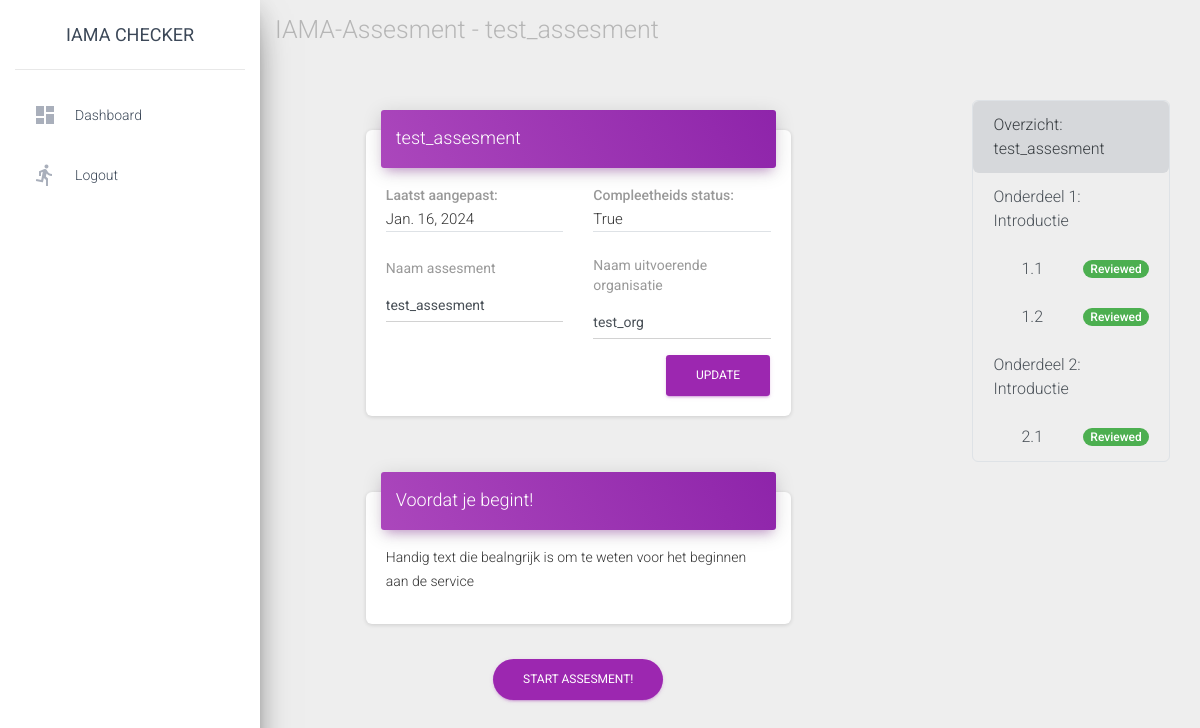
Screenshot of /assesments/14/ (signed in) with the database file from the repository.
### base/models.py (models this page shows, shortened)
class Assesment(models.Model):
    name = models.CharField(max_length=40)# Name of the assesment
    organisation = models.CharField(max_length=50)# Name of the organisation performing the assesment
    complete_status = models.BooleanField(default=False)# Complete when all questions have been answered
    date_last_saved = models.DateField(auto_now=True)# Automatically saves new value when this object is saved
    user = models.ForeignKey(User, on_delete=models.CASCADE, default=user_pk_sentinel)

class Question(models.Model):
    class Jobs():
        _jobs = {
            "DA": "Data scientist",
            "BE": "Bestuur",
            "BG": "Belangen groep",
            "OG": "Opdracht gever",
            "PL": "Project leider",
            "DE": "Domein expert",
            "PB": "Panel van burgers",
            "VB": "Vertegenwoordiger belangengroep",
        }
    question_title = models.CharField(max_length=140, default="Question title")
    question_text = models.TextField()# Content to display
    question_phase = models.IntegerField() # Phase number of the question
    question_number = models.IntegerField() # Question number in the phase
    job_list = models.JSONField(default=list)

### base/views.py (the view)
# urls.py: path("assesments/<int:assesment_id>/", views.detail, name="detail"),
@login_required
def detail(request, assesment_id):
    try:
        assesment = Assesment.objects.get(pk=assesment_id)
    except (KeyError, Assesment.DoesNotExist):
        return render(request, "errors/error.html", {"message": "Assesment bestaat niet!"})
    if request.user.pk != assesment.user.pk:
        return render(request, "errors/error.html", {"message": "Gebruiker heeft geen toegang tot deze assesment!"})
    question_list = request.session.get("questions", create_question_list())
    status_list = get_complete_status(request, assesment)
    index_context_objects = {
        "question_list": question_list,
        "status_list": status_list,
    }
    return render(request, "base/detail.html", {"assesment": assesment, "index_context_objects": index_context_objects})

### base/templatetags/base_extra.py (called while the page is built)
@register.filter()
def key(dict, key):
    return dict[str(key)]

### base/views.py (called while the page is built)
def create_question_list():
    color = [
        "#007bc760",
        "#42145f60",
        "#a9006160",
        "#ffb61260"
    ]
    current_phase = 1# Counter
    questions = []# List to append
    while (question_list := Question.objects.filter(question_phase=current_phase).order_by("question_number")):
        questions.append({"phase_num": current_phase, "question_list": question_list, "list_item_color": color[current_phase - 1]})
        current_phase += 1
    return questions

### base/templates/base/detail.html (shortened to what this page needs)
{% extends "base/base.html" %}
{% block navigation %}
IAMA-Assesment - {{ assesment.name}}
{% endblock %}
{% block content %}
<div class="row">
    <div class="col-md-1"></div>
    <div class="col-md-6">
        <div class="card">
            <div class="card-header card-header-primary">
                <h4 class="card-title">{{ assesment.name }}</h4>
            </div>
            <div class="card-body">
                <div class="row">
                    <div class="col-md-6">
                        <div class="text-gray font-weight-bold">Laatst aangepast:</div>
                        <p class="border-bottom" style="font-size: 15px;">{{ assesment.date_last_saved }}</p>
                    </div>
                    <div class="col-md-6">
                        <div class="text-gray font-weight-bold">Compleetheids status:</div>
                        <p class="border-bottom" style="font-size: 15px;">{{ assesment.complete_status }}</p>
                    </div>
                </div>
                <form action="{% url 'base:update_assesment' assesment.id %}" method="post">
                    <div class="row">
                        <div class="col-md-6">
                            <div class="form-group">
                                <label class="bmd-label-floating">Naam assesment</label>
                                <input type="text" class="form-control" name="name" value="{{ assesment.name }}">
                            </div>
                        </div>
                        <div class="col-md-6">
                            <div class="form-group">
                                <label class="bmd-label-floating">Naam uitvoerende organisatie</label>
                                <input type="text" class="form-control" name="organisation" value="{{ assesment.organisation }}">
                            </div>
                        </div>
                    </div>
                    <button type="submit" class="btn btn-primary pull-right">Update</button>
                    <div class="clearfix"></div>
                </form>
            </div>
        </div>
    </div>
    <div class="col-md-2"></div>
    <div class="col-md-3">
        {% include "base/q_index.html" with assesment=assesment question_list=index_context_objects.question_list current_question=question.id status_list=index_context_objects.status_list %}
    </div>
</div>
<div class="row d-flex align-items-center">
    <div class="col-md-1"></div>
    <div class="col-md-6">
        <div class="card">
            <div class="card-header card-header-primary">
                <h4 class="card-title">Voordat je begint!</h4>
            </div>
            <div class="card-body">
                <p>Handig text die bealngrijk is om te weten voor het beginnen aan de service</p>
            </div>
        </div>
    </div>
</div>
<div class="row d-flex text-center">
    <div class="col-md-1"></div>
    <div class="col-md-6">
        <a href="{% url 'base:question_detail' assesment.id 1 %}" class="btn btn-primary btn-round">Start Assesment!</a>
    </div>
</div>
{% endblock %}

### base/templates/base/q_index.html
{% load base_extra %}
<div class="list-group rounded border" style="border-color:grey">
    <a href="{% url 'base:detail' assesment.id %}" class="list-group-item list-group-item-action list-group-item-secondary rounded">
        Overzicht: {{ assesment.name }}
    </a>
    {% for phase in question_list %}
        {% for question in phase.question_list %}
            {% if question.question_number == 0 %}
                {% if current_question == question.id %}
                    <a href="{% url 'base:question_detail' assesment.id question.id %}" class="list-group-item list-group-item-action active rounded">
                        Onderdeel {{ phase.phase_num }}: Introductie
                    </a>
                {% else %}
                    <a href="{% url 'base:question_detail' assesment.id question.id %}" class="list-group-item list-group-item-action rounded">
                        Onderdeel {{ phase.phase_num }}: Introductie
                    </a>
                {% endif %}
            {% else %}
                {% if current_question == question.id %}
                    <a href="{% url 'base:question_detail' assesment.id question.id %}" class="list-group-item list-group-item-action d-flex justify-content-between align-items-center active rounded"
                    style="padding-left: 3em">
                        {{ question.question_phase }}.{{ question.question_number }} {{ status_list|key:question.id|safe }}
                    </a>
                {% else %}
                    <a href="{% url 'base:question_detail' assesment.id question.id %}" class="list-group-item list-group-item-action d-flex justify-content-between align-items-center rounded"
                    style="padding-left: 3em">
                        {{ question.question_phase }}.{{ question.question_number }} {{ status_list|key:question.id|safe }}
                    </a>
                {% endif %}
            {% endif %}
        {% endfor %}
    {% endfor %}
</div>

### rows the page displays
Assesment: name "test_assesment", date_last_saved "Jan. 16, 2024", complete_status "True", organisation "test_org"
Question: phase_num "1"
Question: question_phase "1", question_number "1", id "Reviewed"
Question: question_phase "1", question_number "2", id "Reviewed"
Question: phase_num "2"
Question: question_phase "2", question_number "1", id "Reviewed"
